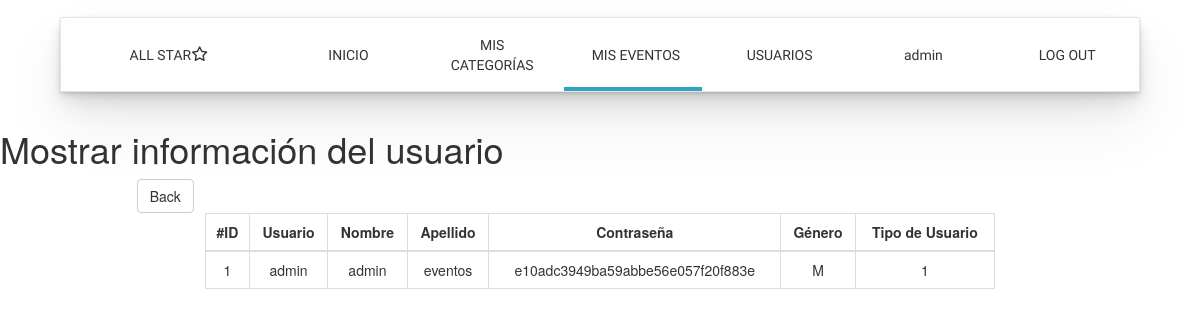
/usuarios/read.php?id=1 (signed in), run on the app's committed database.
### tables this page shows
CREATE TABLE IF NOT EXISTS `usuario` (
  `idUsuario` int(11) NOT NULL AUTO_INCREMENT,
  `Username` varchar(20) NOT NULL,
  `Password` varchar(35) NOT NULL,
  `Nombre` varchar(50) NOT NULL,
  `Apellido` varchar(50) NOT NULL,
  `Genero` char(1) NOT NULL,
  `Rolusuario` int(11) NOT NULL,
  PRIMARY KEY (`idUsuario`),
  UNIQUE KEY `user_nameforUser` (`Username`),
  KEY `User_ROLuser` (`Rolusuario`)
);

### usuarios/read.php (the view, shortened to what this page needs)
<!DOCTYPE html>
<html lang="es">
<head>
    <link rel="stylesheet" href="css/bootstrap.min.css">
	<link rel="stylesheet" href="css/bootstrap.min.css" />
    <link rel="stylesheet" href="../css/menu.style.css">
    <link rel="stylesheet" href="css/dashboard.css">
    <link rel="stylesheet" href="../css/icomoon/style.css">
</head>
<body>
<?php
require_once('../vista/menu_vista.php');
?>
<div class="content">
	<div class="row">
		<div class="col-md-12">
			<div class="row">
				<div class="col-offset-2 col-md-8">
					<h1>Mostrar información del usuario</h1>
				</div>
			</div>
		</div>
	</div>
	<div class="row">
		<div class="col-offset-2 col-md-8">
			<div class="row">
				<div class="col-md-offset-2 col-md-8">
					<a href="index.php" class="btn btn-default">Back</a>
				</div>
			</div>
		</div>
	</div>
    <div class="row">
        <div class="col-md-offset-2 col-md-8">
			<table class="table table-bordered" >
				<thead >
					<tr>
						<th class="text-center">#ID</th>
						<th class="text-center">Usuario</th>
						<th class="text-center">Nombre</th>
						<th class="text-center">Apellido</th>
						<th class="text-center">Contraseña</th>
						<th class="text-center">Género</th>
						<th class="text-center">Tipo de Usuario</th>
					</tr>
				</thead>
				<tbody>
<?php
if (!empty($_GET)) {
$cn =  Database::connect();
$cn->setAttribute(PDO::ATTR_ERRMODE,PDO::ERRMODE_EXCEPTION);
$query = $cn->prepare("SELECT * FROM usuario where idUsuario = ?");
$query->execute(array($_GET['id']));
$data = $query->fetch(PDO::FETCH_ASSOC);
echo '
	<tr>
		<td class="text-center">'.$data["idUsuario"].'</td>
		<td class="text-center">'.$data["Username"].'</td>
		<td class="text-center">'.$data["Nombre"].'</td>
		<td class="text-center">'.$data["Apellido"].'</td>
		<td class="text-center">'.$data["Password"].'</td>
		<td class="text-center">'.$data["Genero"].'</td>
		<td class="text-center">'.$data["Rolusuario"].'</td>
	</tr>
';
}
else{
    echo "nada ha venido";
}
?>
				</tbody>
			</table>
        </div>
    </div>
</div>
</body>
</html>

### css/menu.style.css (style rules this page uses)
* { padding: 0; margin: 0; box-sizing: border-box; }
a { color: inherit; font-style: normal; text-decoration: none; }

### usuarios/css/dashboard.css (style rules this page uses)
* { padding: 0; margin: 0; }
body { background-color: white; }

### data on the page
usuario: idUsuario "1", Username "admin", Nombre "admin", Apellido "eventos", Password "e10adc3949ba59abbe56e057f20f883e", Genero "M", Rolusuario "1"

### other printed values
$opcion "INICIO"
$opcion "MIS CATEGORÍAS"
$opcion "MIS EVENTOS"
$opcion "USUARIOS"
$opcion "admin"
$opcion "LOG OUT"
